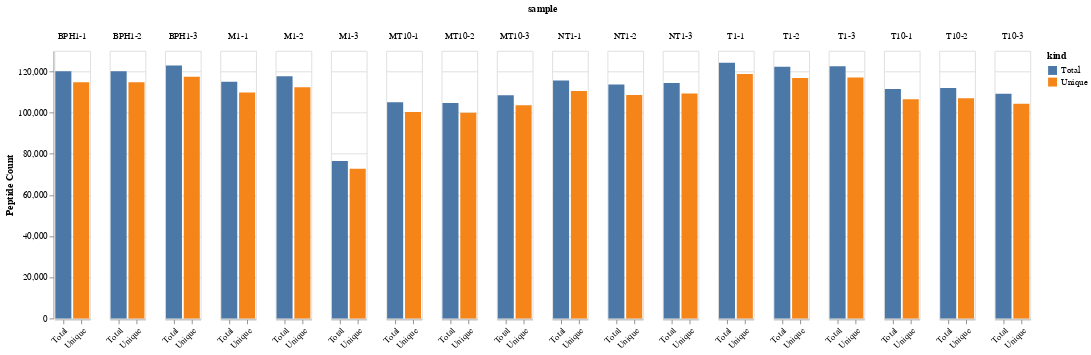

The cell this chart's notebook holds for it:
### Code cell
grouped = df.groupby(["sample_name", "bio_rep", "modified_sequence"]).mean()
grouped.reset_index("modified_sequence", inplace=True)
samples = df.sample_name.unique()
reps = df.bio_rep.unique()


peptide_data = pd.DataFrame()
for s in samples:
    for r in reps:
        data = grouped.loc[(s, r), :]
        small = pd.DataFrame({
            "sample":f"{s}-{r}",
            "values":[len(data), len(data[data.proteotypic==1])],
            "kind":["Total", "Unique"]
        })
        peptide_data = pd.concat([peptide_data, small]).reset_index(drop=True)

alt.Chart(peptide_data).mark_bar().encode(
    x=alt.X("kind:N", title="",
                axis=alt.Axis(labelAngle=-45)),
    y=alt.Y("values:Q", title="Peptide Count"),
    column="sample:N",
    color="kind:N"
)

### Figure 1 — Vega-Lite specification as saved in the notebook (floating-point values rounded to 4 significant figures)
{"config": {"view": {"continuousWidth": 400, "continuousHeight": 300}}, "data": {"name": "data-f0382b42679701262033145430313fc2"}, "mark": "bar", "encoding": {"color": {"field": "kind", "type": "nominal"}, "column": {"field": "sample", "type": "nominal"}, "x": {"axis": {"labelAngle": -45}, "field": "kind", "title": "", "type": "nominal"}, "y": {"field": "values", "title": "Peptide Count", "type": "quantitative"}}, "$schema": "https://vega.github.io/schema/vega-lite/v4.17.0.json", "datasets": {"data-f0382b42679701262033145430313fc2": [{"sample": "BPH1-1", "values": 120126, "kind": "Total"}, {"sample": "BPH1-1", "values": 114742, "kind": "Unique"}, {"sample": "BPH1-3", "values": 122926, "kind": "Total"}, {"sample": "BPH1-3", "values": 117385, "kind": "Unique"}, {"sample": "BPH1-2", "values": 120129, "kind": "Total"}, {"sample": "BPH1-2", "values": 114745, "kind": "Unique"}, {"sample": "M1-1", "values": 114954, "kind": "Total"}, {"sample": "M1-1", "values": 109764, "kind": "Unique"}, {"sample": "M1-3", "values": 76498, "kind": "Total"}, {"sample": "M1-3", "values": 72684, "kind": "Unique"}, {"sample": "M1-2", "values": 117635, "kind": "Total"}, {"sample": "M1-2", "values": 112338, "kind": "Unique"}, {"sample": "MT10-1", "values": 105060, "kind": "Total"}, {"sample": "MT10-1", "values": 100335, "kind": "Unique"}, {"sample": "MT10-3", "values": 108393, "kind": "Total"}, {"sample": "MT10-3", "values": 103540, "kind": "Unique"}, {"sample": "MT10-2", "values": 104622, "kind": "Total"}, {"sample": "MT10-2", "values": 99938, "kind": "Unique"}, {"sample": "NT1-1", "values": 115584, "kind": "Total"}, {"sample": "NT1-1", "values": 110435, "kind": "Unique"}, {"sample": "NT1-3", "values": 114373, "kind": "Total"}, {"sample": "NT1-3", "values": 109297, "kind": "Unique"}, {"sample": "NT1-2", "values": 113674, "kind": "Total"}, {"sample": "NT1-2", "values": 108608, "kind": "Unique"}, {"sample": "T1-1", "values": 124265, "kind": "Total"}, {"sample": "T1-1", "values": 118740, "kind": "Unique"}, {"sample": "T1-3", "values": 122495, "kind": "Total"}, {"sample": "T1-3", "values": 117043, "kind": "Unique"}, {"sample": "T1-2", "values": 122269, "kind": "Total"}, {"sample": "T1-2", "values": 116846, "kind": "Unique"}, {"sample": "T10-1", "values": 111410, "kind": "Total"}, {"sample": "T10-1", "values": 106488, "kind": "Unique"}, {"sample": "T10-3", "values": 109206, "kind": "Total"}, {"sample": "T10-3", "values": 104350, "kind": "Unique"}, {"sample": "T10-2", "values": 111934, "kind": "Total"}, {"sample": "T10-2", "values": 106997, "kind": "Unique"}]}}
